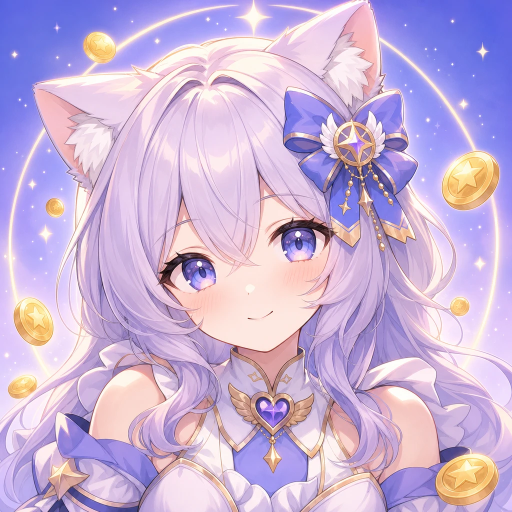
#> input picture scripts/poster/mascot.png, 1024 x 1024 px (shown at 1/2 size)
$ python gen_posters.py
#> lines starting #> are read from the running program, lines starting #| are printed output that depends on the picture; after the words box and inside, x2 and y2 are one past the last pixel; in counts of white or black regions, pixels touching at a corner belong together
from __future__ import annotations

import math
import random
from pathlib import Path

from PIL import Image, ImageDraw, ImageFilter, ImageFont


WORK_SIZE = 1024
OUTPUT_SIZE = 512
ROOT = Path(__file__).resolve().parent
MASCOT_PATH = ROOT / "mascot.png"
OUTPUT_DIR = ROOT / "posters"
FONT_DIR = Path("C:/Windows/Fonts")

PAPER = (218, 199, 151, 255)
PALE_PAPER = (238, 222, 177, 255)
INK = (43, 42, 31, 255)
DARK_GREEN = (42, 52, 38, 255)
MILITIA_GREEN = (67, 76, 52, 255)
BLOOD = (102, 38, 29, 210)
GOLD = (218, 170, 57, 255)
PURPLE = (91, 75, 153, 255)


def font(size: int, *names: str) -> ImageFont.FreeTypeFont | ImageFont.ImageFont:
    for name in names:
        path = FONT_DIR / name
        if path.is_file():
            try:
                return ImageFont.truetype(str(path), size=size)
            except OSError:
                pass
    return ImageFont.load_default(size=size)


def fit_font(
    draw: ImageDraw.ImageDraw,
    text: str,
    max_width: int,
    start_size: int,
    minimum_size: int,
    *names: str,
) -> ImageFont.FreeTypeFont | ImageFont.ImageFont:
    for size in range(start_size, minimum_size - 1, -2):
        candidate = font(size, *names)
        box = draw.textbbox((0, 0), text, font=candidate, stroke_width=max(1, size // 28))
        if box[2] - box[0] <= max_width:
            return candidate
    return font(minimum_size, *names)


def composite_at(canvas: Image.Image, art: Image.Image, xy: tuple[int, int]) -> None:
    left = max(0, -xy[0])
    top = max(0, -xy[1])
    right = min(art.width, canvas.width - xy[0])
    bottom = min(art.height, canvas.height - xy[1])
    if right > left and bottom > top:
        canvas.alpha_composite(art.crop((left, top, right, bottom)), (max(0, xy[0]), max(0, xy[1])))


def add_shadowed_art(
    canvas: Image.Image,
    art: Image.Image,
    xy: tuple[int, int],
    blur: int = 16,
    offset: tuple[int, int] = (8, 14),
    opacity: int = 125,
) -> None:
    alpha = art.getchannel("A").point(lambda value: value * opacity // 255)
    shadow_alpha = Image.new("L", canvas.size, 0)
    shadow_alpha.paste(alpha, (xy[0] + offset[0], xy[1] + offset[1]))
    shadow = Image.new("RGBA", canvas.size, (15, 12, 8, 255))
    shadow.putalpha(shadow_alpha.filter(ImageFilter.GaussianBlur(blur)))
    canvas.alpha_composite(shadow)
    composite_at(canvas, art, xy)


def rotate_art(art: Image.Image, angle: float) -> Image.Image:
    return art.rotate(angle, resample=Image.Resampling.BICUBIC, expand=True)


def torn_mask(size: tuple[int, int], seed: int, step: int = 24, bite: int = 11) -> Image.Image:
    width, height = size
    rng = random.Random(seed)
    points: list[tuple[int, int]] = []
    for x in range(0, width + 1, step):
        points.append((min(x, width), rng.randint(0, bite)))
    for y in range(step, height + 1, step):
        points.append((width - rng.randint(0, bite), min(y, height)))
    for x in range(width - step, -1, -step):
        points.append((max(x, 0), height - rng.randint(0, bite)))
    for y in range(height - step, 0, -step):
        points.append((rng.randint(0, bite), y))
    mask = Image.new("L", size, 0)
    ImageDraw.Draw(mask).polygon(points, fill=255)
    return mask


def textured_surface(
    size: tuple[int, int],
    base: tuple[int, int, int, int],
    seed: int,
    specks: int,
) -> Image.Image:
    image = Image.new("RGBA", size, base)
    draw = ImageDraw.Draw(image)
    rng = random.Random(seed)
    for _ in range(specks):
        x = rng.randrange(size[0])
        y = rng.randrange(size[1])
        radius = rng.choice((1, 1, 2, 3))
        delta = rng.randint(-24, 18)
        color = tuple(max(0, min(255, channel + delta)) for channel in base[:3]) + (rng.randint(18, 62),)
        draw.ellipse((x - radius, y - radius, x + radius, y + radius), fill=color)
    for _ in range(34):
        x = rng.randrange(size[0])
        y = rng.randrange(size[1])
        length = rng.randint(18, 90)
        draw.line((x, y, x + length, y + rng.randint(-4, 4)), fill=(38, 31, 22, 22), width=1)
    return image


def add_stains(image: Image.Image, seed: int, count: int = 10) -> None:
    rng = random.Random(seed)
    stains = Image.new("RGBA", image.size, (0, 0, 0, 0))
    draw = ImageDraw.Draw(stains)
    for _ in range(count):
        x = rng.randint(-80, image.width + 40)
        y = rng.randint(-60, image.height + 40)
        rx = rng.randint(35, 145)
        ry = rng.randint(18, 90)
        draw.ellipse((x - rx, y - ry, x + rx, y + ry), fill=(88, 54, 27, rng.randint(10, 27)))
    image.alpha_composite(stains.filter(ImageFilter.GaussianBlur(18)))


def add_vignette(image: Image.Image, color: tuple[int, int, int] = (17, 19, 14)) -> None:
    layer = Image.new("RGBA", image.size, (0, 0, 0, 0))
    draw = ImageDraw.Draw(layer)
    for inset in range(0, 86, 6):
        alpha = max(0, 14 - inset // 8)
        draw.rectangle((inset, inset, image.width - inset - 1, image.height - inset - 1), outline=color + (alpha,), width=7)
    image.alpha_composite(layer)


def paper_sheet(size: tuple[int, int], seed: int, base: tuple[int, int, int, int] = PAPER) -> Image.Image:
    sheet = textured_surface(size, base, seed, max(500, size[0] * size[1] // 420))
    add_stains(sheet, seed + 1, 8)
    sheet.putalpha(torn_mask(size, seed + 2))
    return sheet


def draw_map_content(sheet: Image.Image, seed: int, label: str = "KNOX COUNTRY") -> None:
    draw = ImageDraw.Draw(sheet)
    width, height = sheet.size
    rng = random.Random(seed)
    road = (77, 78, 58, 135)
    thin = max(2, width // 260)

    for x in (0.12, 0.28, 0.47, 0.68, 0.84):
        skew = rng.randint(-35, 35)
        px = int(width * x)
        draw.line((px, 30, px + skew, height - 28), fill=(248, 237, 201, 190), width=thin * 6)
        draw.line((px, 30, px + skew, height - 28), fill=road, width=thin)
    for y in (0.18, 0.36, 0.58, 0.78):
        skew = rng.randint(-28, 28)
        py = int(height * y)
        draw.line((24, py, width - 24, py + skew), fill=(248, 237, 201, 190), width=thin * 6)
        draw.line((24, py, width - 24, py + skew), fill=road, width=thin)

    block_colors = ((92, 104, 72, 94), (117, 86, 59, 74), (64, 76, 58, 70))
    for _ in range(24):
        x = rng.randint(45, max(46, width - 125))
        y = rng.randint(55, max(56, height - 95))
        w = rng.randint(38, 95)
        h = rng.randint(22, 62)
        draw.rectangle((x, y, x + w, y + h), fill=rng.choice(block_colors), outline=(55, 55, 42, 75), width=1)

    for index in range(4):
        inset = 42 + index * 24
        draw.arc((width * 0.48 - inset, height * 0.18 - inset, width * 0.88 + inset, height * 0.72 + inset), 195, 505, fill=(91, 83, 58, 92), width=2)

    draw.line((width // 2, 14, width // 2, height - 14), fill=(85, 66, 45, 52), width=5)
    draw.line((16, height // 2, width - 16, height // 2), fill=(85, 66, 45, 44), width=4)
    draw.line((width // 2 + 5, 14, width // 2 + 5, height - 14), fill=(255, 250, 224, 42), width=2)

    stamp_font = fit_font(draw, label, int(width * 0.48), max(22, width // 19), 18, "impact.ttf", "arialbd.ttf")
    box = draw.textbbox((0, 0), label, font=stamp_font)
    sw = box[2] - box[0]
    sh = box[3] - box[1]
    sx, sy = width - sw - 54, 26
    draw.rectangle((sx - 16, sy - 8, sx + sw + 16, sy + sh + 17), outline=(74, 67, 48, 155), width=4)
    draw.text((sx, sy), label, font=stamp_font, fill=(67, 62, 45, 175))


def map_sheet(size: tuple[int, int], seed: int, label: str = "KNOX COUNTRY") -> Image.Image:
    sheet = paper_sheet(size, seed)
    draw_map_content(sheet, seed + 10, label)
    return sheet


def draw_route(draw: ImageDraw.ImageDraw, points: tuple[tuple[int, int], ...]) -> None:
    for start, end in zip(points, points[1:]):
        dx, dy = end[0] - start[0], end[1] - start[1]
        distance = math.hypot(dx, dy)
        dash = 24
        for offset in range(0, int(distance), dash * 2):
            t1 = offset / distance
            t2 = min(1.0, (offset + dash) / distance)
            draw.line(
                (start[0] + dx * t1, start[1] + dy * t1, start[0] + dx * t2, start[1] + dy * t2),
                fill=(120, 39, 30, 220),
                width=7,
            )


def draw_pin(draw: ImageDraw.ImageDraw, center: tuple[int, int], radius: int = 20, color: tuple[int, int, int, int] = BLOOD) -> None:
    x, y = center
    draw.ellipse((x - radius, y - radius, x + radius, y + radius), fill=color, outline=(244, 221, 155, 230), width=max(3, radius // 5))
    draw.ellipse((x - radius // 3, y - radius // 3, x + radius // 3, y + radius // 3), fill=(38, 31, 22, 210))


def draw_compass(draw: ImageDraw.ImageDraw, center: tuple[int, int], radius: int) -> None:
    x, y = center
    draw.ellipse((x - radius, y - radius, x + radius, y + radius), outline=(56, 55, 39, 150), width=4)
    draw.line((x, y - radius, x, y + radius), fill=(56, 55, 39, 165), width=4)
    draw.line((x - radius, y, x + radius, y), fill=(56, 55, 39, 165), width=4)
    draw.polygon(((x, y - radius + 8), (x - 12, y + 12), (x, y), (x + 12, y + 12)), fill=(112, 38, 31, 210))
    small = font(max(18, radius // 3), "arialbd.ttf")
    draw.text((x - 8, y - radius - 28), "N", font=small, fill=INK)


def draw_paw_print(draw: ImageDraw.ImageDraw, center: tuple[int, int], scale: float, fill: tuple[int, int, int, int]) -> None:
    x, y = center
    draw.ellipse((x - 22 * scale, y - 8 * scale, x + 22 * scale, y + 28 * scale), fill=fill)
    for dx, dy in ((-27, -24), (-9, -35), (12, -35), (30, -22)):
        draw.ellipse((x + (dx - 9) * scale, y + (dy - 12) * scale, x + (dx + 9) * scale, y + (dy + 12) * scale), fill=fill)


def add_blood_splatter(image: Image.Image, center: tuple[int, int], seed: int) -> None:
    rng = random.Random(seed)
    layer = Image.new("RGBA", image.size, (0, 0, 0, 0))
    draw = ImageDraw.Draw(layer)
    x, y = center
    draw.ellipse((x - 24, y - 17, x + 30, y + 22), fill=BLOOD)
    for _ in range(15):
        angle = rng.random() * math.tau
        distance = rng.randint(28, 105)
        radius = rng.randint(3, 10)
        px = x + int(math.cos(angle) * distance)
        py = y + int(math.sin(angle) * distance)
        draw.ellipse((px - radius, py - radius, px + radius, py + radius), fill=(95, 32, 25, rng.randint(90, 180)))
    image.alpha_composite(layer)


def mascot_fragment(
    mascot: Image.Image,
    crop_box: tuple[float, float, float, float],
    width: int,
    angle: float,
    seed: int,
) -> Image.Image:
    box = tuple(round(value * mascot.width) for value in crop_box)
    crop = mascot.crop(box)
    height = round(width * crop.height / crop.width)
    crop = crop.resize((width, height), Image.Resampling.LANCZOS)
    crop.putalpha(torn_mask(crop.size, seed, step=20, bite=14))
    return rotate_art(crop, angle)


def tape(size: tuple[int, int], seed: int, color: tuple[int, int, int, int] = (207, 186, 125, 180)) -> Image.Image:
    strip = textured_surface(size, color, seed, 90)
    strip.putalpha(torn_mask(size, seed + 1, step=14, bite=7))
    return strip


def distressed_text(
    text: str,
    text_font: ImageFont.FreeTypeFont | ImageFont.ImageFont,
    fill: tuple[int, int, int, int],
    stroke_fill: tuple[int, int, int, int],
    stroke_width: int,
    seed: int,
) -> Image.Image:
    probe = ImageDraw.Draw(Image.new("RGBA", (1, 1)))
    box = probe.textbbox((0, 0), text, font=text_font, stroke_width=stroke_width)
    width = box[2] - box[0] + 28
    height = box[3] - box[1] + 28
    art = Image.new("RGBA", (width, height), (0, 0, 0, 0))
    draw = ImageDraw.Draw(art)
    draw.text((14 - box[0], 14 - box[1]), text, font=text_font, fill=fill, stroke_width=stroke_width, stroke_fill=stroke_fill)
    rng = random.Random(seed)
    for _ in range(max(5, width // 65)):
        x = rng.randint(8, max(8, width - 28))
        y = rng.randint(9, max(9, height - 10))
        draw.line((x, y, min(width - 5, x + rng.randint(9, 34)), y + rng.randint(-2, 2)), fill=(0, 0, 0, 0), width=rng.randint(1, 3))
    return art


def caution_label(text: str, size: tuple[int, int], seed: int) -> Image.Image:
    label = Image.new("RGBA", size, GOLD)
    draw = ImageDraw.Draw(label)
    stripe = max(22, size[1] // 3)
    for x in range(-size[1], size[0] + size[1], stripe * 2):
        draw.polygon(((x, 0), (x + stripe, 0), (x + stripe + size[1], size[1]), (x + size[1], size[1])), fill=(38, 36, 27, 255))
    draw.rectangle((18, 15, size[0] - 18, size[1] - 15), fill=(209, 165, 54, 245), outline=(35, 34, 27, 255), width=5)
    text_font = fit_font(draw, text, size[0] - 60, size[1] - 34, 24, "impact.ttf", "arialbd.ttf")
    box = draw.textbbox((0, 0), text, font=text_font)
    draw.text(((size[0] - box[2]) // 2, (size[1] - (box[3] - box[1])) // 2 - box[1]), text, font=text_font, fill=INK)
    label.putalpha(torn_mask(size, seed, step=18, bite=5))
    return label


def title_board(size: tuple[int, int], seed: int, color: tuple[int, int, int, int]) -> Image.Image:
    board = textured_surface(size, color, seed, 700)
    draw = ImageDraw.Draw(board)
    for y in range(28, size[1], 56):
        draw.line((10, y, size[0] - 10, y + 4), fill=(18, 17, 12, 55), width=3)
        draw.line((10, y + 7, size[0] - 10, y + 8), fill=(190, 171, 118, 28), width=1)
    board.putalpha(torn_mask(size, seed + 1, step=30, bite=9))
    return board


def draw_main_poster(mascot: Image.Image) -> Image.Image:
    image = textured_surface((WORK_SIZE, WORK_SIZE), DARK_GREEN, 410, 3300)
    draw = ImageDraw.Draw(image)
    for x in range(-180, WORK_SIZE + 180, 110):
        draw.polygon(((x, 0), (x + 48, 0), (x - 42, 72), (x - 90, 72)), fill=(19, 21, 17, 105))
    draw.rectangle((0, 70, WORK_SIZE, 82), fill=(204, 161, 53, 165))

    portrait = mascot_fragment(mascot, (0.05, 0.0, 0.95, 0.88), 500, 8, 420)
    add_shadowed_art(image, portrait, (510, -74), blur=18, offset=(10, 18), opacity=150)

    map_art = map_sheet((930, 660), 430)
    map_draw = ImageDraw.Draw(map_art)
    draw_route(map_draw, ((110, 510), (280, 430), (435, 470), (610, 320), (790, 360)))
    draw_pin(map_draw, (110, 510), 18)
    draw_pin(map_draw, (790, 360), 21)
    draw_compass(map_draw, (760, 525), 66)
    draw_paw_print(map_draw, (255, 555), 0.82, (64, 61, 45, 105))
    map_art = rotate_art(map_art, -2.4)
    add_shadowed_art(image, map_art, (42, 322), blur=18, offset=(10, 16), opacity=145)

    board = title_board((540, 258), 440, (45, 43, 30, 255))
    add_shadowed_art(image, rotate_art(board, -1.2), (35, 62), blur=13, offset=(8, 13), opacity=150)
    composite_at(image, rotate_art(tape((190, 46), 441), -7), (12, 45))
    composite_at(image, rotate_art(tape((180, 44), 442), 6), (410, 47))

    title_layer = Image.new("RGBA", image.size, (0, 0, 0, 0))
    td = ImageDraw.Draw(title_layer)
    brand_font = fit_font(td, "Minidoracat", 470, 66, 46, "arialbd.ttf", "segoeuib.ttf")
    title_font = fit_font(td, "MINIMAP", 490, 142, 96, "impact.ttf", "arialbd.ttf")
    subtitle_font = fit_font(td, "for Build 42", 350, 45, 32, "arialbd.ttf", "segoeuib.ttf")
    brand = distressed_text("Minidoracat", brand_font, PALE_PAPER, (25, 25, 19, 255), 3, 443)
    title = distressed_text("MINIMAP", title_font, (235, 192, 72, 255), (20, 19, 16, 255), 5, 444)
    composite_at(title_layer, brand, (68, 80))
    composite_at(title_layer, title, (55, 136))
    td.text((75, 270), "for Build 42", font=subtitle_font, fill=(238, 225, 183, 255))
    image.alpha_composite(title_layer)

    note = paper_sheet((92, 96), 450, (233, 206, 91, 255))
    nd = ImageDraw.Draw(note)
    bang = font(65, "impact.ttf", "arialbd.ttf")
    nd.text((33, 9), "!", font=bang, fill=(82, 39, 31, 255))
    add_shadowed_art(image, rotate_art(note, 8), (878, 238), blur=7, offset=(5, 7), opacity=100)
    add_blood_splatter(image, (914, 900), 460)
    add_vignette(image)
    return image


def small_map(size: tuple[int, int], seed: int, label: str, angle: float) -> Image.Image:
    sheet = map_sheet(size, seed, label)
    draw = ImageDraw.Draw(sheet)
    draw_pin(draw, (size[0] // 2, size[1] // 2), 14, (104, 35, 29, 230))
    return rotate_art(sheet, angle)


def draw_string_board(draw: ImageDraw.ImageDraw, points: tuple[tuple[int, int], ...]) -> None:
    for start, end in zip(points, points[1:]):
        draw.line((start, end), fill=(112, 27, 24, 225), width=7)
        draw.line((start[0] + 3, start[1] + 2, end[0] + 3, end[1] + 2), fill=(197, 76, 57, 95), width=2)
    for point in points:
        draw_pin(draw, point, 17, (143, 45, 32, 255))


def draw_maps_poster(mascot: Image.Image) -> Image.Image:
    image = textured_surface((WORK_SIZE, WORK_SIZE), (112, 77, 45, 255), 510, 4300)
    draw = ImageDraw.Draw(image)
    for y in range(40, WORK_SIZE, 82):
        draw.line((0, y, WORK_SIZE, y + 16), fill=(61, 42, 28, 38), width=3)
    for x in range(28, WORK_SIZE, 76):
        draw.ellipse((x, 120 + (x * 7) % 760, x + 3, 123 + (x * 7) % 760), fill=(224, 183, 111, 45))

    cards = (
        (small_map((420, 290), 520, "FIRE DEPT", -8), (-90, 150)),
        (small_map((490, 330), 530, "ESTATE 39", 6), (360, 92)),
        (small_map((430, 300), 540, "CHINATOWN", -3), (520, 404)),
    )
    for card, xy in cards:
        add_shadowed_art(image, card, xy, blur=12, offset=(8, 12), opacity=125)

    strings = Image.new("RGBA", image.size, (0, 0, 0, 0))
    draw_string_board(ImageDraw.Draw(strings), ((175, 275), (490, 235), (756, 318), (700, 545), (340, 510), (175, 275)))
    image.alpha_composite(strings)

    portrait = mascot_fragment(mascot, (0.08, 0.0, 0.92, 0.86), 410, -9, 550)
    add_shadowed_art(image, portrait, (48, 292), blur=16, offset=(9, 16), opacity=150)

    foreground_map = small_map((470, 255), 560, "SAFE ROUTE?", 4)
    add_shadowed_art(image, foreground_map, (-28, 548), blur=14, offset=(8, 13), opacity=135)
    foreground_draw = Image.new("RGBA", image.size, (0, 0, 0, 0))
    fd = ImageDraw.Draw(foreground_draw)
    draw_pin(fd, (254, 590), 18)
    image.alpha_composite(foreground_draw)

    addon = caution_label("ADD-ON", (300, 104), 570)
    add_shadowed_art(image, rotate_art(addon, -2), (35, 28), blur=8, offset=(5, 8), opacity=120)

    board = title_board((946, 282), 580, (39, 37, 28, 255))
    add_shadowed_art(image, rotate_art(board, 0.8), (37, 724), blur=15, offset=(8, 15), opacity=165)
    composite_at(image, rotate_art(tape((190, 48), 581), -5), (9, 699))
    composite_at(image, rotate_art(tape((190, 48), 582), 5), (827, 704))

    title_layer = Image.new("RGBA", image.size, (0, 0, 0, 0))
    td = ImageDraw.Draw(title_layer)
    title_font = fit_font(td, "MOD MAPS", 840, 164, 112, "impact.ttf", "arialbd.ttf")
    subtitle_font = fit_font(td, "MiniMap Map Pack", 700, 54, 38, "arialbd.ttf", "segoeuib.ttf")
    title = distressed_text("MOD MAPS", title_font, (235, 224, 190, 255), (22, 21, 17, 255), 5, 583)
    composite_at(title_layer, title, ((WORK_SIZE - title.width) // 2, 760))
    subtitle_box = td.textbbox((0, 0), "MiniMap Map Pack", font=subtitle_font)
    subtitle_width = subtitle_box[2] - subtitle_box[0]
    td.rectangle((154, 916, 870, 978), fill=(82, 91, 58, 235), outline=(197, 165, 75, 220), width=3)
    td.text(((WORK_SIZE - subtitle_width) // 2, 925), "MiniMap Map Pack", font=subtitle_font, fill=(244, 225, 161, 255))
    image.alpha_composite(title_layer)

    paw = Image.new("RGBA", (130, 130), (0, 0, 0, 0))
    draw_paw_print(ImageDraw.Draw(paw), (65, 70), 0.9, (52, 45, 31, 120))
    composite_at(image, rotate_art(paw, -12), (850, 580))
    add_blood_splatter(image, (70, 888), 590)
    add_vignette(image, (25, 18, 12))
    return image


def save_pair(image: Image.Image, poster_name: str, preview_name: str) -> None:
    final = image.convert("RGB").resize((OUTPUT_SIZE, OUTPUT_SIZE), Image.Resampling.LANCZOS)
    final.save(OUTPUT_DIR / poster_name, format="PNG", optimize=False, compress_level=9)
    final.save(OUTPUT_DIR / preview_name, format="PNG", optimize=False, compress_level=9)


def main() -> None:
    if not MASCOT_PATH.is_file():
        raise FileNotFoundError(f"Mascot image not found: {MASCOT_PATH}")

    OUTPUT_DIR.mkdir(parents=True, exist_ok=True)
    with Image.open(MASCOT_PATH) as source:
#> source is the input picture: PIL image 1024x1024 RGBA; mean R, G, B, A 201.5, 178.7, 215.7, 255
        mascot = source.convert("RGBA")

    save_pair(draw_main_poster(mascot), "main_poster.png", "main_preview.png")
#> in torn_mask, `ImageDraw.Draw(mask).polygon(points, fill=255)`:
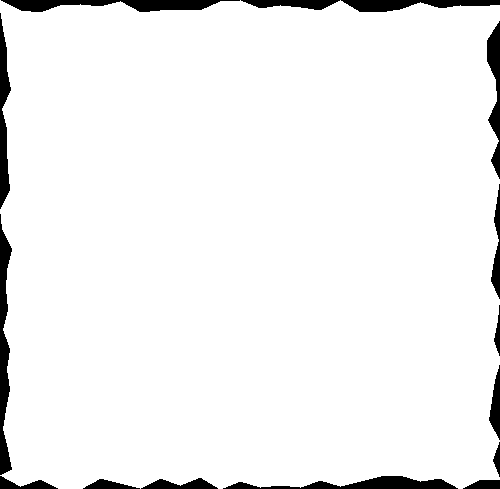
#> mask: PIL image 500x489 L; 95.2% white; 15 black regions, largest, box (x1, y1, x2, y2) and area: (0, 214, 12, 475) 1813, (1, 0, 240, 12) 1695, (223, 476, 458, 489) 1492
#> in paper_sheet, `sheet.putalpha(torn_mask(size, seed + 2))`:
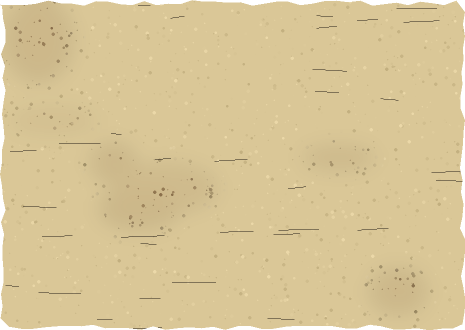
#> sheet: PIL image 930x660 RGBA (shown at 1/2 size); mean R, G, B, A 215.6, 196.6, 149, 247.9; transparent parts drawn white
#> in draw_map_content, `box = draw.textbbox((0, 0), label, font=stamp_font)`: box = (0, 13, 366, 48)
#> in draw_map_content, `sw = box[2] - box[0]`: sw = 366
#> in draw_map_content, `sh = box[3] - box[1]`: sh = 35
#> in draw_map_content, `sx, sy = width - sw - 54, 26`: sx = 510; sy = 26
#> in title_board, `board.putalpha(torn_mask(size, seed + 1, step=30, bite=9))`:
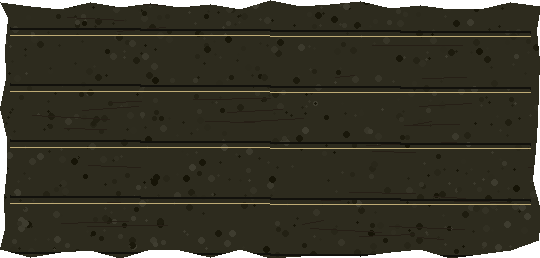
#> board: PIL image 540x258 RGBA; mean R, G, B, A 45.9, 43.6, 30.4, 241.9; transparent parts drawn white
#> call 3 of add_shadowed_art, with xy = (35, 62), blur = 13, offset = (8, 13), opacity = 150
#> in add_shadowed_art (call 3), `alpha = art.getchannel("A").point(lambda value: value * opacity // 255)`:
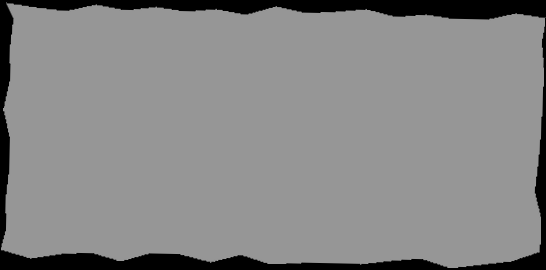
#> alpha: PIL image 546x270 L; min 0, max 150, mean 134.5
#> in add_shadowed_art (call 3), `shadow_alpha.paste(alpha, (xy[0] + offset[0], xy[1] + offset[1]))`:
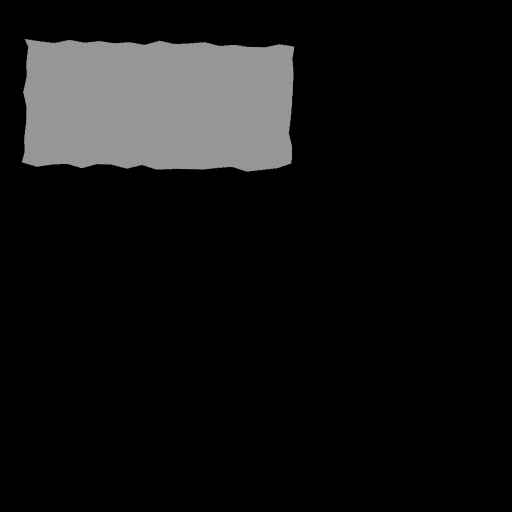
#> shadow_alpha: PIL image 1024x1024 L (shown at 1/2 size); min 0, max 150, mean 18.9
#> in add_shadowed_art (call 3), `canvas.alpha_composite(shadow)`:
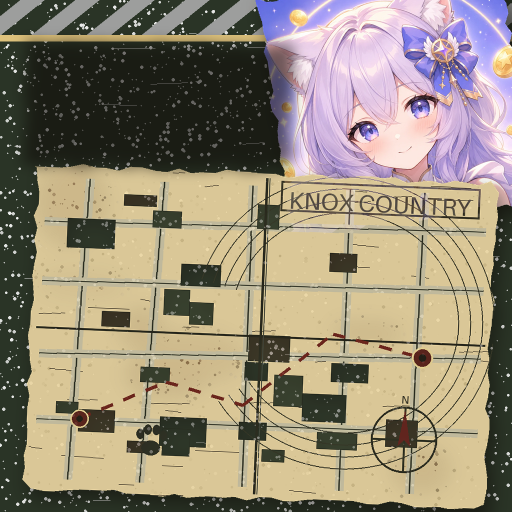
#> canvas: PIL image 1024x1024 RGBA (shown at 1/2 size); mean R, G, B, A 147.1, 136.2, 116, 249.7; transparent parts drawn white
#> call 4 of rotate_art, with angle = -7
#> in rotate_art (call 4), `return art.rotate(angle, resample=Image.Resampling.BICUBIC, expand=True)`:
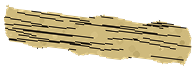
#> returned value: PIL image 196x70 RGBA; mean R, G, B, A 93, 83.2, 55.8, 127.2; transparent parts drawn white
    save_pair(draw_maps_poster(mascot), "maps_poster.png", "maps_preview.png")
#> the loop in draw_maps_poster, `for card, xy in cards:` made 3 passes
#> xy on passes 1 to 3: (-90, 150), (360, 92), (520, 404)


if __name__ == "__main__":
    main()
